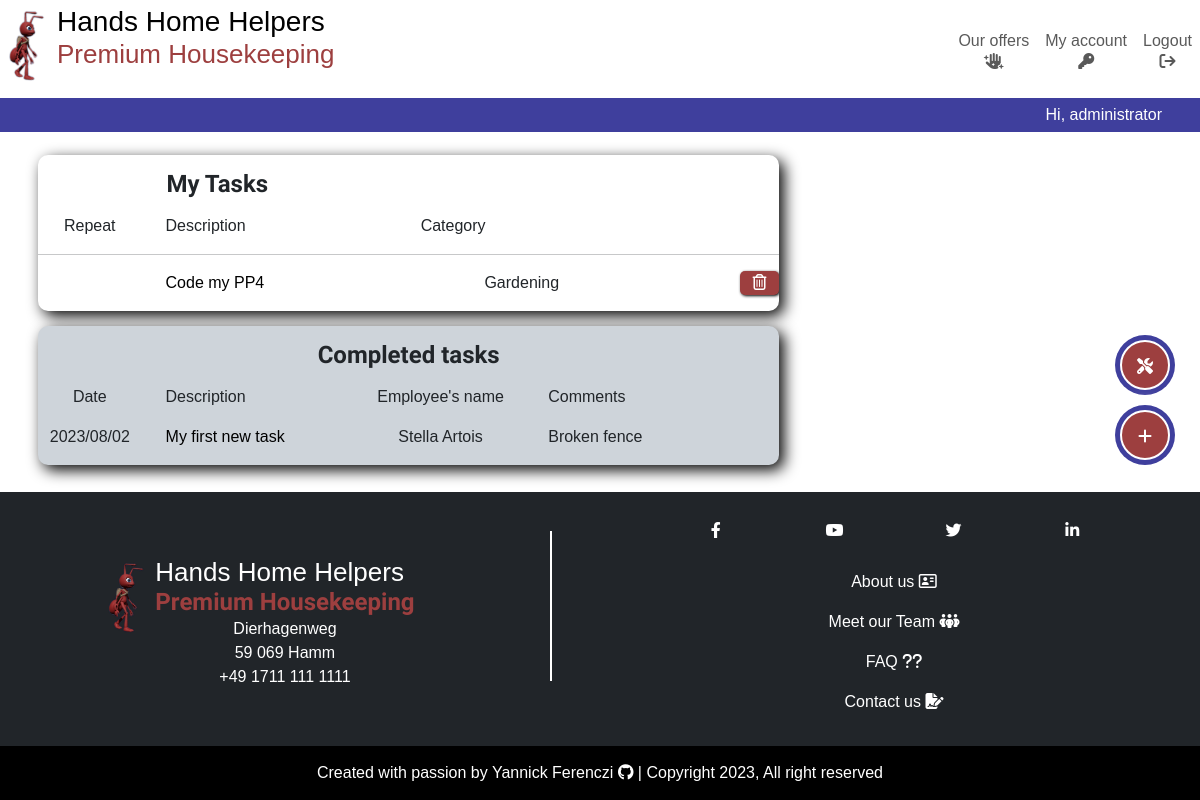
The page /dashboard/ (signed in) on the database its author committed.
### tasks/models.py (models this page shows, shortened)
class Task(models.Model):
    CATEGORIES = [
        ("Gardening", "Gardening"),
        ("Cleaning", "Cleaning"),
        ("Garden patch", "Garden patch"),
        ("Swimming pool", "Swimming pool"),
        ("Renovation and repair", "Renovation and repair"),
        ("Home care", "Home care"),
    ]
    name = models.CharField(max_length=250, )
    done = models.BooleanField(default=False)
    owner = models.ForeignKey(
        User,
        on_delete=models.CASCADE,
        related_name="task_owner",
    )
    created_on = models.DateField(auto_now_add=True)
    category = models.CharField(
        max_length=50,
        choices=CATEGORIES,
        default="CLEANING",
    )
    repeat = models.BooleanField(default=False)
    employee = models.ForeignKey(
        Employee,
        on_delete=models.PROTECT,
        related_name="employees",
        blank=True,
        null=True,
    )
    comment = models.CharField(max_length=250, blank=True, null=True)
    class Meta:
        ordering = ["-created_on"]

class Employee(models.Model):
    first_name = models.CharField(max_length=250)
    last_name = models.CharField(max_length=250)
    active = models.BooleanField(default=True)
    @property
    def full_name(self):
        return f"{self.first_name} {self.last_name}"

### tasks/views.py (the view)
class TaskList(LoginRequiredMixin, generic.ListView):
    model = Task
    template_name = "tasks/dashboard.html"
    paginated_by = 50
    def get_queryset(self):
        return Task.objects.filter(owner=self.request.user)

### tasks/templates/tasks/dashboard.html (shortened to what this page needs)
{% extends "base.html" %}
{% load static %}
{% block content %}
<div class="container-fluid container-lg p-2">
    <div class="row">
        <div class="col-12 col-md-8 order-2 order-md-1">
            <div class="dashboard-item">
                <div class="row">
                    <div class="col-6 align-self-center">
                        <h3>My Tasks</h3>
                    </div>
                </div>
                <div class="row">
                    <div class="col-2">
                        <p class="centered-content">Repeat</p>
                    </div>
                    <div class="col-4">
                        <p>Description</p>
                    </div>
                    <div class="col-3">
                        <p>Category</p>
                    </div>
                </div>
                {% for task in task_list %}
                {% if not task.done %}
                <div class="row">
                    <hr>
                    <div class="col-2 centered-content">
                    </div>
                    <div class="col-5">
                        <a href="{% url 'task_detail' task.id %}">{{ task.name }}</a>
                    </div>
                    <div class="col-4">
                        <p>{{ task.category }}</p>
                    </div>
                    <div class="col-1">
                        <div class="btn-delete">
                            <a href="{% url 'task_delete' task.pk %}">
                                <p class="centered-content"><i class="fa-regular fa-trash-can white-text"></i></p>
                            </a>
                        </div>
                    </div>
                </div>
                {% endif %}
                {% endfor %}
            </div>
            <div class="dashboard-item bg-dark-subtle">
                <div class="row">
                    <h3>Completed tasks</h3>
                </div>
                <div class="row">
                    <div class="col-2">
                        <p class="centered-content">Date</p>
                    </div>
                    <div class="col-3">
                        <p>Description</p>
                    </div>
                    <div class="col-3">
                        <p class="centered-content">Employee's name</p>
                    </div>
                    <div class="col-4">
                        <p>Comments</p>
                    </div>
                </div>
                {% for task in task_list %}
                {% if task.done %}
                <div class="row">
                    <div class="col-2">
                        <p class="centered-content">{{ task.created_on|date:"Y/m/d" }}</p>
                    </div>
                    <div class="col-3">
                        <a href="#">{{ task.name }}</a>
                    </div>
                    <div class="col-3">
                        <p class="centered-content">{{ task.employee.full_name }}</p>
                    </div>
                    <div class="col-4">
                        {{ task.comment }}
                    </div>
                </div>
                {% endif %}
                {% endfor %}
            </div>
        </div>
    </div>
</div>
{% endblock content %}

### templates/base.html (shortened to what this page needs)
{% load static %}
{% url 'home' as home_url %}
{% url 'dashboard' as dashboard_url %}
{% url 'account_logout' as logout_url %}
{% url 'account_login' as login_url %}
{% url 'account_signup' as signup_url %}
<!DOCTYPE html>
<html lang="en">
<head>
    <link rel="stylesheet" href="https://cdnjs.cloudflare.com/ajax/libs/font-awesome/6.4.0/css/all.min.css"
>
    <link href="https://cdn.jsdelivr.net/npm/bootstrap@5.3.0/dist/css/bootstrap.min.css" rel="stylesheet"
>
    <link rel="stylesheet" href="{% static 'css/style.css' %}">
</head>
<body>
    <header>
        <nav class="navbar navbar-expand-md py-0">
            <div class="container-fluid">
                <a class="navbar-brand" href="{% url 'home' %}">
                    <div class="main-logo">
                        <img class="img-logo" src="{% static 'images/hands_home_helpers_logo.png' %}"
                            alt="Hands Home Helpers company logo">
                        <div class="name-logo">
                            <h1><span class="d-block d-md-inline">Hands</span>
                                <span class="d-block d-md-inline">Home</span>
                                <span class="d-block d-md-inline">Helpers</span>
                            </h1>
                            <h2 class="red-ant d-none d-md-block">Premium Housekeeping</h2>
                        </div>
                    </div>
                </a>
                <div class="user-options">
                    {% if request.user.is_superuser %}
                    <div class="fixed-btn d-flex justify-content-center" data-bs-toggle="tooltip" data-bs-placement="left"
                        title="Go to admin panel">
                        <a href="/administration_panel/"><i class="fa-solid fa-screwdriver-wrench d-inline-block mt-1"></i></a>
                    </div>
                    {% endif %}
                    {% if request.user.is_authenticated %}
                    <div class="fixed-btn d-flex justify-content-center" data-bs-toggle="tooltip" data-bs-placement="left"
                        title="Add a task">
                        <a href="{% url 'task_create' %}">
                            <i class="fa-solid fa-plus d-inline-block mt-1"></i></p>
                        </a>
                    </div>
                    {% endif %}
                </div>
                <div class="collapse navbar-collapse" id="navbarSupportedContent">
                    <ul class="navbar-nav ms-auto mb-0 mb-lg-0">
                        <li class="nav-item">
                            <a class="nav-link centered-content {% if request.path == home_url %}active{%endif%}"
                                aria-current="page" aria-label="go to home page" href="{% url 'home' %}">Our offers <i
                                    class="fa-solid fa-hand-sparkles d-block centered-content"></i></a>
                        </li>
                        {% if user.is_authenticated %}
                        <li class="nav-item {% if request.path == dashboard_url %}active{%endif%}">
                            <a class="nav-link centered-content" aria-current="page"
                                href="{% url 'dashboard' %}">My account <i
                                    class="fa-solid fa-key d-block centered-content"></i></a>
                        </li>
                        <li class="nav-item">
                            <a class="nav-link centered-content {% if request.path == logout_url %}active{%endif%}" aria-current="page" aria-label="go to logout page"
                                href="{% url 'account_logout' %}">Logout <i
                                    class="fa-solid fa-arrow-right-from-bracket d-block centered-content"></i></a>
                        </li>
                        {% endif %}
                    </ul>
                </div>
            </div>
        </nav>
        <div class="container-fluid">
            <div class="row">
                <p class="col greetings">{% if user.is_authenticated %}Hi, {{ user.username }}{% endif %}</p>
            </div>
        </div>
    </header>
    <main class="main-content">
        {% block content %}
        {% endblock content %}
    </main>
    <footer class="main-footer bg-dark">
        <div class="container-fluid">
            <div class="row p-4">
                <div class="col-md-5 p-0 d-flex align-items-center justify-content-center">
                    <a class="navbar-brand" href="{% url 'home' %}">
                        <div class="main-logo d-inline-block mt-2">
                            <img class="img-logo" src="{% static 'images/hands_home_helpers_logo.png' %}"
                                alt="Hands Home Helpers company logo">
                            <div class="name-logo">
                                <h2>Hands Home Helpers</h2>
                                <h3 class="red-ant p-0">Premium Housekeeping</h3>
                                <div class="address">
                                    <p class="centered-content m-0">Dierhagenweg</p>
                                    <p class="centered-content m-0">59 069 Hamm</p>
                                    <p class="centered-content m-0">+49 1711 111 1111</p>
                                </div>
                            </div>
                        </div>
                    </a>
                </div>
                <div class="col-md-1">
                    <div class="footer-rule"></div>
                </div>
                <div class="col-md-6">
                    <div class="row pb-2">
                        <div class="col">
                            <ul class="navbar-nav bg-dark d-flex flex-row align-items-center justify-content-evenly">
                                <li class="nav-item">
                                    <a class="nav-link social-media p-0" href="https://www.facebook.com/" target="_blank"><i class="fa-brands fa-facebook-f"></i></a>
                                </li>
                                <li class="nav-item">
                                    <a class="nav-link social-media p-0" href="https://www.youtube.com/" target="_blank"><i class="fa-brands fa-youtube"></i></a>
                                </li>
                                <li class="nav-item">
                                    <a class="nav-link social-media p-0" href="https://www.twitter.com/" target="_blank"><i class="fa-brands fa-twitter"></i></a>
                                </li>
                                <li class="nav-item">
                                    <a class="nav-link social-media p-0" href="https://www.linkedin.com/" target="_blank"><i class="fa-brands fa-linkedin-in"></i></a>
                                </li>
                            </ul>
                        </div>
                    </div>
                    <div class="row pt-2">
                        <div class="col extra-ressources">
                            <ul class="navbar-nav bg-dark">
                                <li class="nav-item">
                                    <a class="nav-link" href="{% url 'about' %}#about-section">About us <i class="fa-regular fa-address-card"></i></a>
                                </li>
                                <li class="nav-item">
                                    <a class="nav-link" href="{% url 'about' %}#team-section">Meet our Team <i class="fa-solid fa-people-group"></i></a>
                                </li>
                                <li class="nav-item">
                                    <a class="nav-link" href="{% url 'about' %}#faq-section">FAQ <i class="fa-solid fa-question"></i><i class="fa-solid fa-question"></i></a>
                                </li>
                                <li class="nav-item">
                                    <a class="nav-link" href="{% url 'contact' %}">Contact us <i class="fa-solid fa-file-signature"></i></a>
                                </li>
                            </ul>
                        </div>
                    </div>
                </div>
            </div>
        </div>
        <div class="container-fluid">
            <div class="row">
                <div class="col">
                    <div class="copyright bg-black">
                        <p>Created with passion by
                            <a class="white-text" href="https://github.com/yannickferenczi" target="_blank">
                                Yannick Ferenczi <i class="fa-brands fa-github"></i>
                            </a> | Copyright {% now "Y" %}, All right reserved
                        </p>
                    </div>
                </div>
            </div>
        </div>
    </footer>
</body>

### static/css/style.css (style rules this page uses)
.red-ant { color: #9d3f3f; }
.white-text { color: white; }
body { display: flex; font-family: 'Merriweather Sans', sans-serif; flex-direction: column; min-height: 100vh; }
h3, h4, h5, h6 { margin: 0; font-family: 'Andika', sans-serif; font-weight: bold; text-align: center; }
h1 { font-size: 22px; padding-bottom: 0; margin-bottom: 0; }
h2 { font-size: 21px; }
h3 { font-size: 20px; padding: 15px; }
.centered-content { text-align: center; }
.container-fluid { padding: 0; }
a { text-decoration: none; color: black; }
.img-logo { height: 80px; vertical-align: baseline; }
.name-logo { display: inline-block; vertical-align: top; }
.name-logo h2 { padding-bottom: 0; margin-bottom: 0; padding-top: 0; margin-top: 0; }
.name-logo h3 { padding-top: 0; margin-top: 0; }
.greetings { margin-bottom: 0; text-align: right; padding: 5px 50px; background-color: #3f3f9d; color: white; }
.user-options { position: fixed; right: 25px; top: 50%; transform: translate(0, -50%); z-index: 2; }
.fixed-btn { background-color: #3f3f9d; width: 60px; height: 60px; vertical-align: middle; margin: 10px auto; text-align: center; border-radius: 50%; box-shadow: 0 0 15px white; }
.fixed-btn a { display: inline-block; margin: 5px 0; line-height: 50px; vertical-align: middle; width: 50px; border-radius: 50%; background-color: #9d3f3f; color: white; border: 2px solid white; }
.main-footer { margin-top: auto; color: white; }
.footer-rule { border-top: 2px solid white; width: 60%; margin: 15px auto; }
.social-media { width: 30px; height: 30px; overflow: hidden; border-radius: 50%; line-height: 30px; vertical-align: middle; text-align: center; }
.extra-ressources a { text-align: center; }
.copyright { margin: 0; padding: 15px; }
.copyright p { margin: 0; text-align: center; }
.dashboard-item { margin: 15px auto; background-color: #fff; border-radius: 10px; box-shadow: 5px 5px 15px black; overflow: hidden; }
.btn-delete { border-radius: 5px; box-shadow: 1px 1px 3px black; background-color: #9d3f3f; }
@media only screen and (min-width: 768px) { h1 { font-size: 28px; } }
@media only screen and (min-width: 768px) { h2 { font-size: 26px; } }
@media only screen and (min-width: 768px) { h3 { font-size: 24px; padding: 15px; } }
@media only screen and (min-width: 768px) { .navbar-nav { background-color: white; } }
@media only screen and (min-width: 768px) { .footer-rule { border-left: 2px solid white; width: 0; height: 150px; margin: 15px auto; } }

### rows shown on the page
Task: name "Code my PP4", category "Gardening"
Task: created_on "2023/08/02", name "My first new task", employee.full_name "Stella Artois", comment "Broken fence"

### other values the page prints
{{ user.username }} "administrator"
